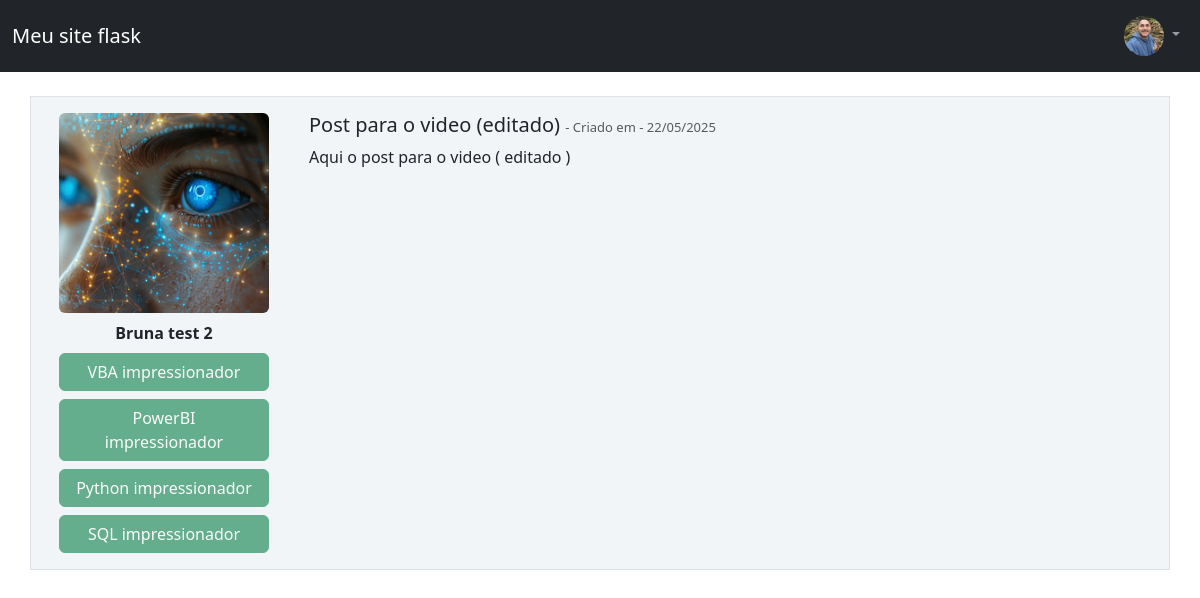
/post/10 (signed in), run on the app's committed database.
### flaskimpressionador/models.py (models this page shows, shortened)
class Usuario(database.Model, UserMixin):
    id= database.Column(database.Integer, primary_key=True)
    username= database.Column(database.String, nullable=False)
    email= database.Column(database.String, nullable=False,unique=True)
    senha= database.Column(database.String, nullable=False)
    foto_perfil = database.Column(database.String,default='default.jpg')
    cursos = database.Column(database.String, nullable=False, default='Não informado')
    posts= database.relationship('Post', backref='autor_post', lazy=True)

class Post(database.Model):
    id = database.Column(database.Integer, primary_key=True)
    titulo = database.Column(database.String, nullable=False)
    corpo = database.Column(database.Text, nullable=False)
    data_criacao= database.Column(database.DateTime, nullable=False, default=datetime.utcnow)
    id_usuario= database.Column(database.Integer, database.ForeignKey('usuario.id'),nullable=False)

### flaskimpressionador/routes.py (the view)
@app.route('/post/<post_id>',methods=['GET','POST'])
@login_required
def exibir_post(post_id):
    post = Post.query.get(post_id)
    if current_user == post.autor_post:
        form = FormPost()
        if request.method == 'GET':
            form.titulo.data = post.titulo
            form.corpo.data = post.corpo
        elif form.validate_on_submit():
            post.titulo = form.titulo.data
            post.corpo = form.corpo.data
            database.session.commit()
            flash('post editado com sucesso', 'alert-success')
            return redirect(url_for('home'))
    else:
        form = None
    return render_template('paginas/post.html', post=post, form=form)

### flaskimpressionador/models.py (called while the page is built)
@login_manager.user_loader
def load_usuario(id_usuario):
    return Usuario.query.get(int(id_usuario))

### flaskimpressionador/templates/paginas/post.html (shortened to what this page needs)
{% extends 'paginas/base.html' %}
{% block body %}
    <div class="container mt-3">
            <div class="row border mt-4 p-3 meupost d-flex align-items-start flex-nowrap" style="gap: 1rem;">
                <div style="flex: 0 0 200px;">
                    <img src="{{ url_for('static', filename='imageprofile/' + post.autor_post.foto_perfil) }}"
                         class="rounded" style="width: 210px; height: 200px; object-fit: cover;">
                    <strong class="d-block text-center mt-2">{{ post.autor_post.username }}</strong>
                    {% if current_user.cursos and "Não informado" not in current_user.cursos %}
                        {% for curso in post.autor_post.cursos.split(";") %}
                            <button type="button" class="btn btn-success mt-2" style="width:210px"  disabled>{{ curso }}</button>
                        {% endfor %}
                    {% endif %}
                </div>
                <div style="flex: 1;">
                    <h5>
                        {{ post.titulo }}
                        <small class="text-muted" style="font-size: 13px">
                            - Criado em -
                            {{ post.data_criacao.strftime('%d/%m/%Y')}}
                        </small>
                    </h5>
                    <p>{{ post.corpo }}</p>
                </div>
            </div>
    </div>
{% endblock %}

### flaskimpressionador/templates/Components/navbar.html (shortened to what this page needs)
<nav class="navbar navbar-expand-lg navbar-dark bg-dark">
    <div class="container-fluid">
        <a class="navbar-brand" href="{{ url_for('home') }}">Meu site flask</a>
        {% if not current_user.is_authenticated %}
            <ul class="navbar-nav ms-auto">
                <li><a class="navbar-brand" style="font-size: 20px" href="{{ url_for('login') }}">Login</a></li>
                <li><a class="navbar-brand" style="font-size: 20px" href="{{ url_for('cadastro') }}">Cadastro</a></li>
            </ul>
        {% else %}
            <div class="collapse navbar-collapse" id="navbarNavDarkDropdown">
                <ul class="navbar-nav ms-auto">
                    <li class="nav-item dropdown">
                        <a class="nav-link dropdown-toggle" href="#" id="navbarDarkDropdownMenuLink" role="button" data-bs-toggle="dropdown" aria-expanded="false">
                            <img src="{{ url_for('static', filename='imageprofile/' + current_user.foto_perfil) }}" alt="Foto de perfil" class="rounded-circle" style="width: 40px; height: 40px; object-fit: cover;">
                        </a>
                    </li>
                </ul>
            </div>
        {% endif %}
    </div>
</nav>

### flaskimpressionador/static/main.css (style rules this page uses)
body { border-radius: 10px; }
.meupost { background-color: #f2f5f8; }

### data on the page
Usuario: foto_perfil (picture)
Usuario: foto_perfil (picture), autor_post.username "Bruna test 2"
Post: titulo "Post para o video (editado)", data_criacao "22/05/2025", corpo "Aqui o post para o video ( editado )"

### other printed values
{{ curso }} "VBA impressionador" "PowerBI impressionador" "Python impressionador" "SQL impressionador"
